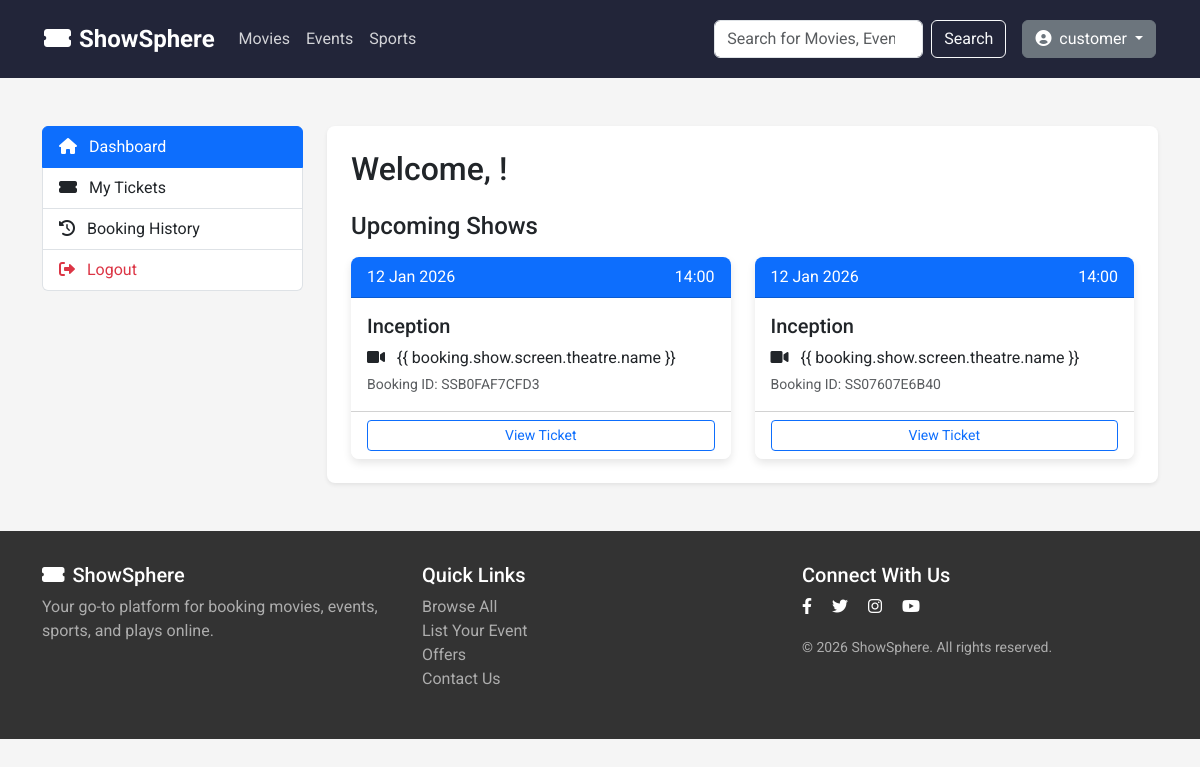
/dashboard/ (signed in), run on an earlier commit of the app's database.
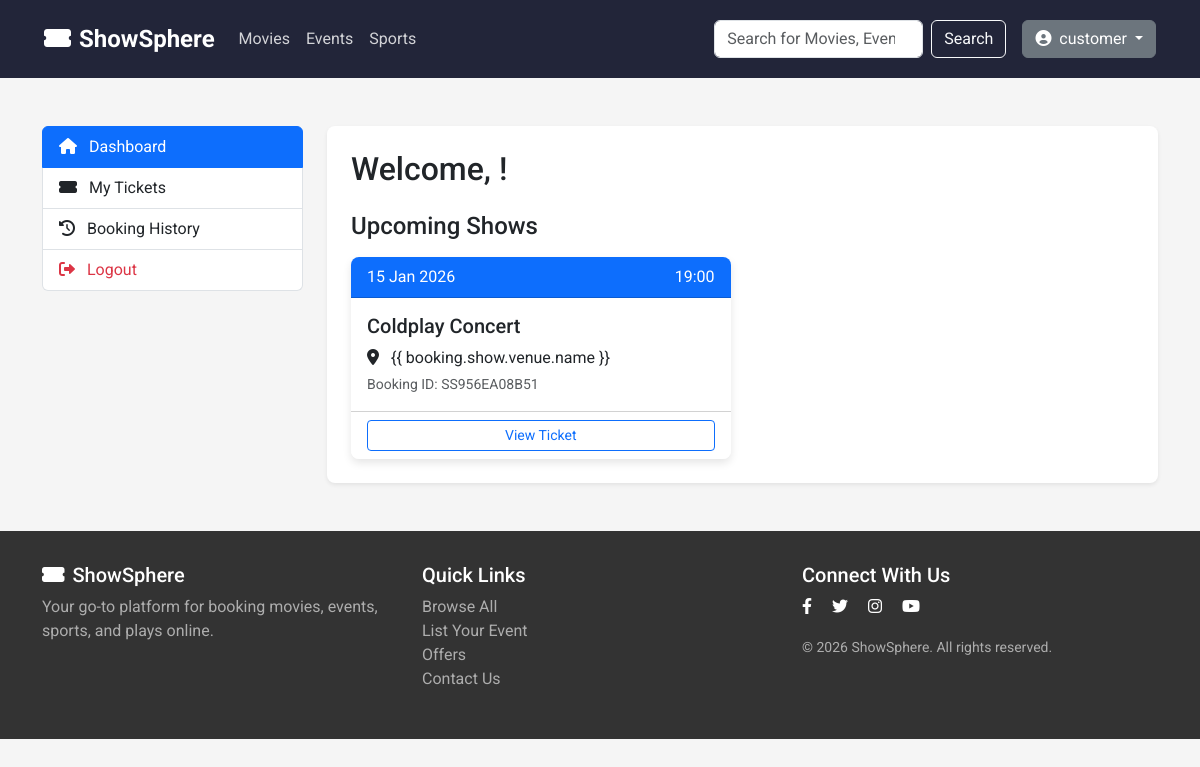
And on a later commit of the database.
### booking/models.py (models this page shows, shortened)
class Booking(models.Model):
    PAYMENT_STATUS_CHOICES = [
        ('pending', 'Pending'),
        ('completed', 'Completed'),
        ('failed', 'Failed'),
        ('refunded', 'Refunded'),
    ]
    PAYMENT_METHOD_CHOICES = [
        ('upi', 'UPI'),
        ('card', 'Debit/Credit Card'),
        ('wallet', 'Wallet'),
        ('netbanking', 'Net Banking'),
    ]
    booking_id = models.CharField(max_length=20, unique=True, editable=False)
    user = models.ForeignKey(CustomUser, on_delete=models.CASCADE, related_name='bookings')
    show = models.ForeignKey(Show, on_delete=models.CASCADE, related_name='bookings')
    seats = models.ManyToManyField(Seat, related_name='bookings')
    total_amount = models.DecimalField(max_digits=10, decimal_places=2)
    convenience_fee = models.DecimalField(max_digits=10, decimal_places=2, default=0)
    payment_method = models.CharField(max_length=20, choices=PAYMENT_METHOD_CHOICES)
    payment_status = models.CharField(max_length=20, choices=PAYMENT_STATUS_CHOICES, default='pending')
    booking_date = models.DateTimeField(auto_now_add=True)
    class Meta:
        ordering = ['-booking_date']

class Show(models.Model):
    SHOW_TYPE_CHOICES = [
        ('event', 'Event Show'),
        ('movie', 'Movie Show'),
    ]
    show_type = models.CharField(max_length=10, choices=SHOW_TYPE_CHOICES)
    event = models.ForeignKey(Event, on_delete=models.CASCADE, null=True, blank=True, related_name='shows')
    venue = models.ForeignKey(Venue, on_delete=models.CASCADE, null=True, blank=True, related_name='shows')
    movie = models.ForeignKey(Movie, on_delete=models.CASCADE, null=True, blank=True, related_name='shows')
    screen = models.ForeignKey(Screen, on_delete=models.CASCADE, null=True, blank=True, related_name='shows')
    show_date = models.DateField()
    show_time = models.TimeField()
    end_time = models.TimeField()
    base_price = models.DecimalField(max_digits=10, decimal_places=2, help_text='Starting price')
    is_active = models.BooleanField(default=True)
    created_at = models.DateTimeField(auto_now_add=True)
    class Meta:
        ordering = ['show_date', 'show_time']

class Movie(models.Model):
    STATUS_CHOICES = [
        ('pending', 'Pending Approval'),
        ('approved', 'Approved'),
        ('rejected', 'Rejected'),
    ]
    CERTIFICATION_CHOICES = [
        ('U', 'U - Universal'),
        ('UA', 'UA - Parental Guidance'),
        ('A', 'A - Adults Only'),
        ('S', 'S - Restricted'),
    ]
    theatre_owner = models.ForeignKey(TheatreOwnerProfile, on_delete=models.CASCADE, related_name='movies')
    title = models.CharField(max_length=200)
    description = models.TextField()
    genre = models.ForeignKey(Genre, on_delete=models.SET_NULL, null=True)
    language = models.ForeignKey(Language, on_delete=models.SET_NULL, null=True)
    duration = models.PositiveIntegerField(help_text='Duration in minutes')
    release_date = models.DateField()
    director = models.CharField(max_length=200, blank=True)
    cast = models.TextField(blank=True, help_text='Main cast members')
    certification = models.CharField(max_length=5, choices=CERTIFICATION_CHOICES, blank=True)
    poster = models.ImageField(upload_to='movie_posters/')
    trailer_url = models.URLField(blank=True, help_text='YouTube trailer URL')
    rating = models.DecimalField(max_digits=3, decimal_places=1, null=True, blank=True,
                                 validators=[MinValueValidator(0), MaxValueValidator(10)])
    status = models.CharField(max_length=20, choices=STATUS_CHOICES, default='pending')
    is_trending = models.BooleanField(default=False)
    created_at = models.DateTimeField(auto_now_add=True)
    updated_at = models.DateTimeField(auto_now=True)
    class Meta:
        ordering = ['-release_date']

class Event(models.Model):
    STATUS_CHOICES = [
        ('pending', 'Pending Approval'),
        ('approved', 'Approved'),
        ('rejected', 'Rejected'),
    ]
    organizer = models.ForeignKey(OrganizerProfile, on_delete=models.CASCADE, related_name='events')
    title = models.CharField(max_length=200)
    description = models.TextField()
    category = models.ForeignKey(Category, on_delete=models.CASCADE, related_name='events',
                                 help_text='Concerts, Sports, Comedy, Shows, etc.')
    genre = models.ForeignKey(Genre, on_delete=models.SET_NULL, null=True, blank=True)
    language = models.ForeignKey(Language, on_delete=models.SET_NULL, null=True, blank=True)
    duration = models.PositiveIntegerField(help_text='Duration in minutes')
    artist_name = models.CharField(max_length=200, blank=True, help_text='Main artist/performer/team')
    poster = models.ImageField(upload_to='event_posters/')
    trailer_url = models.URLField(blank=True, help_text='YouTube promo/trailer URL')
    status = models.CharField(max_length=20, choices=STATUS_CHOICES, default='pending')
    is_trending = models.BooleanField(default=False)
    created_at = models.DateTimeField(auto_now_add=True)
    updated_at = models.DateTimeField(auto_now=True)
    class Meta:
        ordering = ['-created_at']

### booking/views.py (the view)
# urls.py: path('dashboard/', views.customer_dashboard, name='customer_dashboard'),
@customer_required
def customer_dashboard(request):
    upcoming_bookings = Booking.objects.filter(
        user=request.user,
        show__show_date__gte=timezone.now().date(),
        payment_status='completed'
    ).order_by('show__show_date', 'show__show_time')[:5]
    context = {
        'upcoming_bookings': upcoming_bookings,
    }
    return render(request, 'customer/dashboard.html', context)

### templates/customer/dashboard.html (shortened to what this page needs)
{% extends 'base.html' %}
{% load static %}
{% block content %}
<div class="container my-5">
    <div class="row">
        <div class="col-md-3">
            <div class="list-group">
                <a href="{% url 'booking:customer_dashboard' %}" class="list-group-item list-group-item-action active">
                    <i class="fas fa-home me-2"></i> Dashboard
                </a>
                <a href="{% url 'booking:my_tickets' %}" class="list-group-item list-group-item-action">
                    <i class="fas fa-ticket-alt me-2"></i> My Tickets
                </a>
                <a href="{% url 'booking:booking_history' %}" class="list-group-item list-group-item-action">
                    <i class="fas fa-history me-2"></i> Booking History
                </a>
                <a href="{% url 'booking:logout' %}" class="list-group-item list-group-item-action text-danger">
                    <i class="fas fa-sign-out-alt me-2"></i> Logout
                </a>
            </div>
        </div>
        <div class="col-md-9">
            <div class="card shadow-sm">
                <div class="card-body p-4">
                    <h2 class="mb-4">Welcome, {{ user.first_name }}!</h2>
                    {% if upcoming_bookings %}
                    <h4 class="mb-3">Upcoming Shows</h4>
                    <div class="row row-cols-1 row-cols-md-2 g-4">
                        {% for booking in upcoming_bookings %}
                        <div class="col">
                            <div class="card h-100 border-primary">
                                <div class="card-header bg-primary text-white d-flex justify-content-between">
                                    <span>{{ booking.show.show_date|date:"d M Y" }}</span>
                                    <span>{{ booking.show.show_time|time:"H:i" }}</span>
                                </div>
                                <div class="card-body">
                                    {% if booking.show.show_type == 'movie' %}
                                    <h5 class="card-title">{{ booking.show.movie.title }}</h5>
                                    <p class="card-text mb-1"><i class="fas fa-video me-2"></i> {{
                                        booking.show.screen.theatre.name }}</p>
                                    {% else %}
                                    <h5 class="card-title">{{ booking.show.event.title }}</h5>
                                    <p class="card-text mb-1"><i class="fas fa-map-marker-alt me-2"></i> {{
                                        booking.show.venue.name }}</p>
                                    {% endif %}
                                    <p class="card-text text-muted small">Booking ID: {{ booking.booking_id }}</p>
                                </div>
                                <div class="card-footer bg-white">
                                    <a href="{% url 'booking:ticket_detail' booking.tickets.first.id %}"
                                        class="btn btn-sm btn-outline-primary w-100">View Ticket</a>
                                </div>
                            </div>
                        </div>
                        {% endfor %}
                    </div>
                    {% endif %}
                </div>
            </div>
        </div>
    </div>
</div>
{% endblock %}

What changed in the data, as far as the page shows it:
removed Booking: show.show_date "12 Jan 2026", show.show_time "14:00", show.movie "Inception", booking_id "SSB0FAF7CFD3"
removed Booking: show.show_date "12 Jan 2026", show.show_time "14:00", show.movie "Inception", booking_id "SS07607E6B40"
added Booking: show.show_date "15 Jan 2026", show.show_time "19:00", show.event "Coldplay Concert", booking_id "SS956EA08B51"
